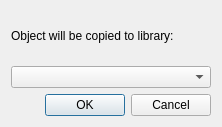
<?xml version="1.0" encoding="UTF-8"?>
<ui version="4.0">
 <class>asklibforcopydialog_q</class>
 <widget class="QDialog" name="asklibforcopydialog_q">
  <property name="geometry">
   <rect>
    <x>0</x>
    <y>0</y>
    <width>222</width>
    <height>127</height>
   </rect>
  </property>
  <property name="windowTitle">
   <string>Copying</string>
  </property>
  <layout class="QVBoxLayout">
   <item>
    <widget class="QLabel" name="label">
     <property name="text">
      <string>Object will be copied to library:</string>
     </property>
    </widget>
   </item>
   <item>
    <widget class="QComboBox" name="libs">
     <property name="sizePolicy">
      <sizepolicy hsizetype="Expanding" vsizetype="Fixed">
       <horstretch>0</horstretch>
       <verstretch>0</verstretch>
      </sizepolicy>
     </property>
    </widget>
   </item>
   <item>
    <widget class="QDialogButtonBox" name="buttonBox">
     <property name="orientation">
      <enum>Qt::Orientation::Horizontal</enum>
     </property>
     <property name="standardButtons">
      <set>QDialogButtonBox::StandardButton::Cancel|QDialogButtonBox::StandardButton::Ok</set>
     </property>
    </widget>
   </item>
  </layout>
 </widget>
 <resources/>
 <connections>
  <connection>
   <sender>buttonBox</sender>
   <signal>accepted()</signal>
   <receiver>asklibforcopydialog_q</receiver>
   <slot>accept()</slot>
   <hints>
    <hint type="sourcelabel">
     <x>248</x>
     <y>254</y>
    </hint>
    <hint type="destinationlabel">
     <x>157</x>
     <y>274</y>
    </hint>
   </hints>
  </connection>
  <connection>
   <sender>buttonBox</sender>
   <signal>rejected()</signal>
   <receiver>asklibforcopydialog_q</receiver>
   <slot>reject()</slot>
   <hints>
    <hint type="sourcelabel">
     <x>316</x>
     <y>260</y>
    </hint>
    <hint type="destinationlabel">
     <x>286</x>
     <y>274</y>
    </hint>
   </hints>
  </connection>
 </connections>
</ui>
